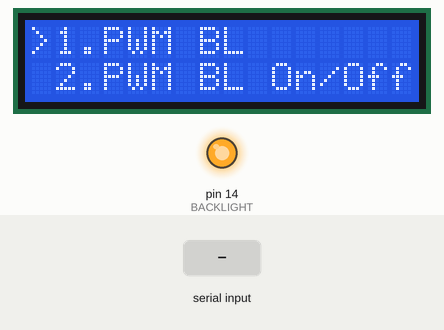
The sketch below on a simulated Arduino Uno, built with avr-gcc and run on an emulated ATmega328P. Shown: 16×2 character LCD, output pins drawn as LEDs (lit = HIGH). Wiring (inferred from the names in the program): character LCD (HD44780): RS pin 3; R/W pin 4; E pin 5; data pin 6, pin 7, pin 8, pin 9, pin 10, pin 11, pin 12, pin 13. Inputs (shaded band) come from the test bench. Pins used as bus, display or sensor lines are not drawn.

Above: at 1.2 s.
1.3 s: "s" received over Serial
At 2.4 s:
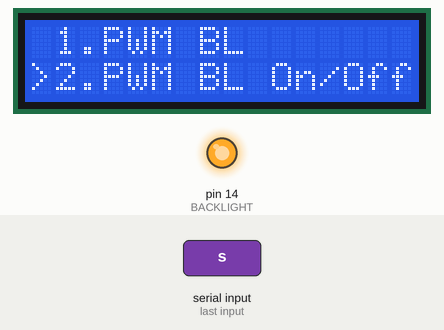
2.8 s: "s" received over Serial
At 3.7 s:
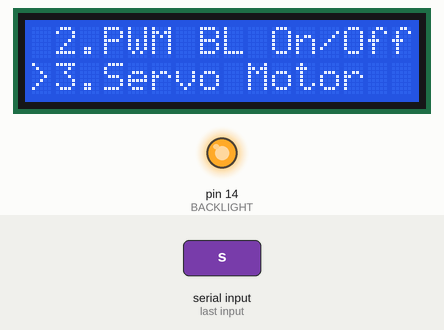
4.3 s: "w" received over Serial
At 4.7 s:
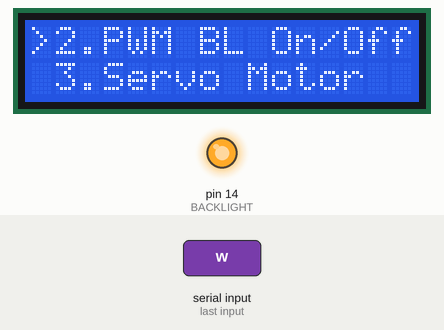
5.8 s: byte 32 (' ') received over Serial
Timing chart, 0 to 8.3 s (numbered marks = the images above; inputs shaded):
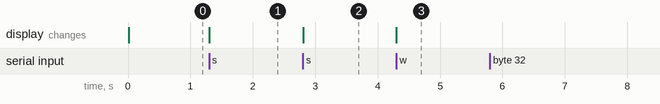

Measured:
- after the input at 1.3 s, the display: changes at once (image 1)
- after the input at 2.8 s, the display: changes at once (image 2)
- after the input at 4.3 s, the display: changes at once (image 3)

The sketch:

lcd1.ino
```cpp
#include <Arduino.h>
#include <stdarg.h>

#define RS 3
#define RW 4
#define EN 5
#define DB0 6
#define DB1 7
#define DB2 8
#define DB3 9
#define DB4 10
#define DB5 11
#define DB6 12
#define DB7 13
#define BACKLIGHT 14

enum charLCDLine{
    LINE1 = 1,
    LINE2,
    LINE3,
    LINE4
};

enum {
    DISABLE = 0,
    ENABLE
};

char buf[50];

char *lcdMenu[] = {
    ">1.PWM BL       ",
    " 2.PWM BL On/Off",
    " 3.Servo Motor  ",
    " 4. ADC         "
};


void setup()
{
    Serial.begin(9600);
    pinMode(BACKLIGHT, OUTPUT);
    digitalWrite(BACKLIGHT, HIGH);

    for (int i = 0; i < 11; i++) {
        pinMode(RS + i, OUTPUT);
    }

    digitalWrite(RS, HIGH);
    digitalWrite(RW, LOW);

    charLCDInst8(0x30);
    charLCDInst8(0x30);
    charLCDInst8(0x30);
    charLCDInst8(0x38);
    charLCDInst8(0x06);
    charLCDInst8(0x0C);
    charLCDInst8(0x80);
    charLCDInst8(0x01);

    delay(2);

    cursorSet(LINE1, 0);
    printfCharLCD("%s", lcdMenu[0]);
    cursorSet(LINE2, 0);
    printfCharLCD("%s", lcdMenu[1]);

}

int count = 0;
char linePos = LINE1;
char menuPos = LINE1;
char enterPos = LINE1;

unsigned long curMicros = 0;
unsigned long preMicros = 0;
unsigned long curMillis = 0;
unsigned long preMillis = 0;

int pwmCount = 0;
int pwmDuty = 1;

char toggleFlagLine1 = 0;
char toggleFlagLine2 = 0;

char backlightPwmEnable = 0;

void loop()
{
    curMicros = micros();
    curMillis = millis();

    if (backlightPwmEnable == 1) {

        if (curMicros - preMillis > 100) {
            preMicros = curMicros;

            pwmCount++;
            if (pwmCount == 100) {
                pwmCount = 0;
                digitalWrite(BACKLIGHT, HIGH);
            } else if (pwmCount == pwmDuty) {
                digitalWrite(BACKLIGHT, LOW);
            }
        }

        if (curMillis - preMillis > 50) {
            preMillis = curMillis;

            pwmDuty++;

            if (pwmDuty == 99) {
                pwmDuty = 1;
            }
        }
    } else {
        digitalWrite(BACKLIGHT, HIGH);
    }

    if (Serial.available()) {
        char inKey = Serial.read();

        if (inKey == 'w') {
            // Serial.println("up");
            if (linePos == LINE2) {
                linePos = LINE1;
                cursorSet(LINE2, 0);
                printfCharLCD(" ");
                cursorSet(LINE1, 0);
                printfCharLCD(">");
            } else {
                menuPos--;
                if (menuPos > 0) {
                    for (int i = 0; i < 2; i++) {
                        cursorSet(LINE1 + i, 0);
                        printfCharLCD("%s", lcdMenu[menuPos - 1 + i]);
                    }
                    cursorSet(LINE1, 0);
                    printfCharLCD(">");
                } else {
                    menuPos = 1;
                }
            }
        } else if (inKey == 's') {
            // Serial.println("down");
            if (linePos == LINE1) {
                linePos = LINE2;
                cursorSet(LINE1, 0);
                printfCharLCD(" ");
                cursorSet(LINE2, 0);
                printfCharLCD(">");
            } else {

                menuPos++;
                if (menuPos < 4) {
                    for (int i = 0; i < 2; i++) {
                        cursorSet(LINE1 + i, 0);
                        printfCharLCD("%s", lcdMenu[menuPos - 1 + i]);
                    }
                    cursorSet(LINE2, 0);
                    printfCharLCD(">");
                } else {
                    menuPos = 3;
                }
            }
        } else if (inKey == ' ') {
            enterPos = linePos + menuPos - 1;

            if (enterPos == LINE1) {
                // Serial.println("1");
                if (toggleFlagLine1 == 0) {
                    toggleFlagLine1 = 1;
                    backlightPwmEnable = 1;
                } else {
                    toggleFlagLine1 = 0;
                    backlightPwmEnable = 0;
                }
            } else if (enterPos == LINE2) {
                // Serial.println("2");
                if (toggleFlagLine2 == 0) {
                    toggleFlagLine2 = 1;
                    backlightPwmEnable = DISABLE;
                    digitalWrite(BACKLIGHT, LOW);
                } else {
                    toggleFlagLine2 = 0;
                    backlightPwmEnable = ENABLE;
                    digitalWrite(BACKLIGHT, HIGH);
                }
            }
        }
    }

    // charLCDInst8(0xC0);

    // printfCharLCD("count : %d", count++);

    // delay(1000);
}

void cursorSet(char line, char column) {

    if (line == LINE1) {
        charLCDInst8(0x80 | column);
    } else if (line == LINE2) {
        charLCDInst8(0xC0 | column);
    }
}

void charLCDInst8(unsigned char inst) {

    digitalWrite(RS, LOW);

    for (int i = 0; i < 8; i++) {
        if (inst & (0x01 << i)) {
            digitalWrite(DB0 + i, HIGH);
        } else {
            digitalWrite(DB0 + i, LOW);
        }
    }

    digitalWrite(EN, HIGH);
    digitalWrite(EN, LOW);

    digitalWrite(RS, HIGH);

    delayMicroseconds(50);
}

void charLCDData8(unsigned char inst) {

    for (int i = 0; i < 11; i++) {
        pinMode(RS + 1, OUTPUT);
    }

    for (int i = 0; i < 8; i++) {
        if (inst & (0x01 << i)) {
            digitalWrite(DB0 + i, HIGH);
        } else {
            digitalWrite(DB0 + i, LOW);
        }
    }

    digitalWrite(EN, HIGH);
    digitalWrite(EN, LOW);

    delayMicroseconds(50);
}

void charLCDString(char *str) {
    for (int i = 0; i < strlen(str); i++) {
        //charLCDData8(*(str + i));
        charLCDData8(str[i]);
    }
}
void printfCharLCD(char *format, ...)
{
	char buf[512];
	va_list arglist;

	va_start(arglist, format);
	vsprintf(buf, format, arglist);
	va_end(arglist);
    charLCDString(buf);
}
```
